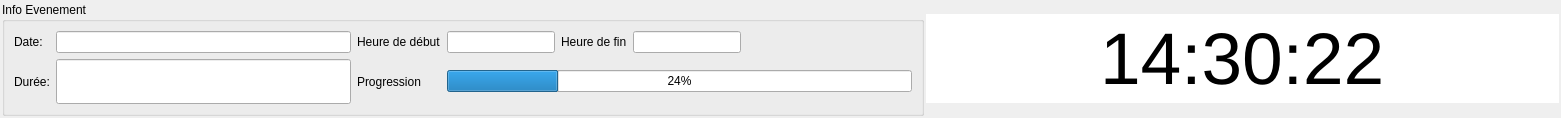
                                                    <widget class="QFrame" name="frame_5">
                                                        <property name="sizePolicy">
                                                            <sizepolicy hsizetype="Preferred" vsizetype="Maximum">
                                                                <horstretch>1</horstretch>
                                                                <verstretch>0</verstretch>
                                                            </sizepolicy>
                                                        </property>
                                                        <property name="frameShape">
                                                            <enum>QFrame::NoFrame</enum>
                                                        </property>
                                                        <property name="frameShadow">
                                                            <enum>QFrame::Raised</enum>
                                                        </property>
                                                        <layout class="QHBoxLayout" name="horizontalLayout_4">
                                                            <property name="spacing">
                                                                <number>2</number>
                                                            </property>
                                                            <property name="leftMargin">
                                                                <number>2</number>
                                                            </property>
                                                            <property name="topMargin">
                                                                <number>2</number>
                                                            </property>
                                                            <property name="rightMargin">
                                                                <number>2</number>
                                                            </property>
                                                            <property name="bottomMargin">
                                                                <number>2</number>
                                                            </property>
                                                            <item>
                                                                <widget class="QGroupBox" name="EventInfos">
                                                                    <property name="title">
                                                                        <string>Info Evenement</string>
                                                                    </property>
                                                                    <layout class="QGridLayout" name="gridLayout_14">
                                                                        <item row="0" column="1">
                                                                            <widget class="QLineEdit"
                                                                                    name="CurrentDate">
                                                                                <property name="readOnly">
                                                                                    <bool>true</bool>
                                                                                </property>
                                                                            </widget>
                                                                        </item>
                                                                        <item row="0" column="4">
                                                                            <widget class="QLabel" name="label_16">
                                                                                <property name="text">
                                                                                    <string>Heure de fin</string>
                                                                                </property>
                                                                            </widget>
                                                                        </item>
                                                                        <item row="0" column="2">
                                                                            <widget class="QLabel" name="label_15">
                                                                                <property name="text">
                                                                                    <string>Heure de début</string>
                                                                                </property>
                                                                            </widget>
                                                                        </item>
                                                                        <item row="0" column="3">
                                                                            <widget class="QLineEdit"
                                                                                    name="StartingHour">
                                                                                <property name="readOnly">
                                                                                    <bool>true</bool>
                                                                                </property>
                                                                            </widget>
                                                                        </item>
                                                                        <item row="0" column="0">
                                                                            <widget class="QLabel" name="label_14">
                                                                                <property name="text">
                                                                                    <string>Date:</string>
                                                                                </property>
                                                                            </widget>
                                                                        </item>
                                                                        <item row="0" column="5">
                                                                            <widget class="QLineEdit" name="EndingHour">
                                                                                <property name="readOnly">
                                                                                    <bool>true</bool>
                                                                                </property>
                                                                            </widget>
                                                                        </item>
                                                                        <item row="0" column="6" colspan="2">
                                                                            <spacer name="horizontalSpacer_2">
                                                                                <property name="orientation">
                                                                                    <enum>Qt::Horizontal</enum>
                                                                                </property>
                                                                                <property name="sizeHint" stdset="0">
                                                                                    <size>
                                                                                        <width>165</width>
                                                                                        <height>20</height>
                                                                                    </size>
                                                                                </property>
                                                                            </spacer>
                                                                        </item>
                                                                        <item row="2" column="1">
                                                                            <widget class="QLineEdit" name="Duration">
                                                                                <property name="font">
                                                                                    <font>
                                                                                        <pointsize>25</pointsize>
                                                                                    </font>
                                                                                </property>
                                                                                <property name="text">
                                                                                    <string/>
                                                                                </property>
                                                                                <property name="alignment">
                                                                                    <set>Qt::AlignCenter</set>
                                                                                </property>
                                                                                <property name="readOnly">
                                                                                    <bool>true</bool>
                                                                                </property>
                                                                            </widget>
                                                                        </item>
                                                                        <item row="2" column="0">
                                                                            <widget class="QLabel" name="label_17">
                                                                                <property name="text">
                                                                                    <string>Durée:</string>
                                                                                </property>
                                                                            </widget>
                                                                        </item>
                                                                        <item row="2" column="2">
                                                                            <widget class="QLabel" name="label_3">
                                                                                <property name="text">
                                                                                    <string>Progression</string>
                                                                                </property>
                                                                            </widget>
                                                                        </item>
                                                                        <item row="2" column="3" colspan="5">
                                                                            <widget class="QProgressBar"
                                                                                    name="Progression">
                                                                                <property name="value">
                                                                                    <number>24</number>
                                                                                </property>
                                                                            </widget>
                                                                        </item>
                                                                    </layout>
                                                                </widget>
                                                            </item>
                                                            <item>
                                                                <widget class="QLineEdit" name="CurrentTime">
                                                                    <property name="font">
                                                                        <font>
                                                                            <pointsize>55</pointsize>
                                                                            <bold>false</bold>
                                                                        </font>
                                                                    </property>
                                                                    <property name="text">
                                                                        <string>14:30:22</string>
                                                                    </property>
                                                                    <property name="frame">
                                                                        <bool>false</bool>
                                                                    </property>
                                                                    <property name="alignment">
                                                                        <set>Qt::AlignCenter</set>
                                                                    </property>
                                                                    <property name="readOnly">
                                                                        <bool>true</bool>
                                                                    </property>
                                                                </widget>
                                                            </item>
                                                        </layout>
                                                    </widget>
